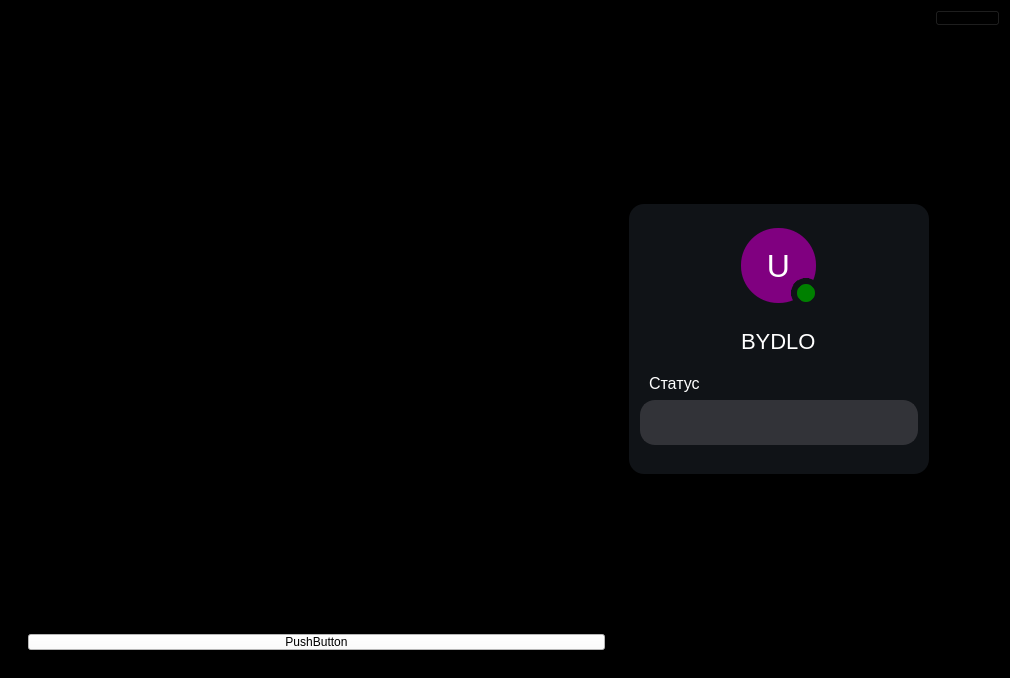
<?xml version="1.0" encoding="UTF-8"?>
<ui version="4.0">
 <class>VoiceParams</class>
 <widget class="QWidget" name="VoiceParams">
  <property name="geometry">
   <rect>
    <x>0</x>
    <y>0</y>
    <width>1010</width>
    <height>678</height>
   </rect>
  </property>
  <property name="sizePolicy">
   <sizepolicy hsizetype="Fixed" vsizetype="Fixed">
    <horstretch>0</horstretch>
    <verstretch>0</verstretch>
   </sizepolicy>
  </property>
  <property name="windowTitle">
   <string>Form</string>
  </property>
  <property name="styleSheet">
   <string notr="true">background-color:black;
padding:0px;
margin:0px;</string>
  </property>
  <layout class="QVBoxLayout" name="verticalLayout_2">
   <property name="spacing">
    <number>0</number>
   </property>
   <property name="leftMargin">
    <number>0</number>
   </property>
   <property name="topMargin">
    <number>0</number>
   </property>
   <property name="rightMargin">
    <number>0</number>
   </property>
   <property name="bottomMargin">
    <number>0</number>
   </property>
   <item>
    <widget class="QScrollArea" name="scrollArea">
     <property name="widgetResizable">
      <bool>true</bool>
     </property>
     <widget class="QWidget" name="scrollAreaWidgetContents_2">
      <property name="geometry">
       <rect>
        <x>0</x>
        <y>0</y>
        <width>1008</width>
        <height>676</height>
       </rect>
      </property>
      <layout class="QVBoxLayout" name="verticalLayout">
       <item>
        <layout class="QHBoxLayout" name="WrapperForProfileInfo" stretch="3,2,1">
         <item>
          <widget class="QFrame" name="NameSatusAvatar">
           <layout class="QVBoxLayout">
            <item alignment="Qt::AlignTop">
             <widget class="QFrame" name="Name">
              <property name="sizePolicy">
               <sizepolicy hsizetype="Preferred" vsizetype="Fixed">
                <horstretch>0</horstretch>
                <verstretch>0</verstretch>
               </sizepolicy>
              </property>
              <layout class="QVBoxLayout" name="verticalLayout_4">
               <item>
                <widget class="QLabel" name="label">
                 <property name="text">
                  <string>TextLabel</string>
                 </property>
                </widget>
               </item>
               <item>
                <widget class="QTextEdit" name="textEdit">
                 <property name="maximumSize">
                  <size>
                   <width>16777215</width>
                   <height>30</height>
                  </size>
                 </property>
                </widget>
               </item>
              </layout>
             </widget>
            </item>
            <item>
             <widget class="QFrame" name="Status">
              <property name="sizePolicy">
               <sizepolicy hsizetype="Preferred" vsizetype="Fixed">
                <horstretch>0</horstretch>
                <verstretch>0</verstretch>
               </sizepolicy>
              </property>
              <layout class="QVBoxLayout" name="verticalLayout_5">
               <item>
                <widget class="QLabel" name="label_2">
                 <property name="text">
                  <string>TextLabel</string>
                 </property>
                </widget>
               </item>
               <item>
                <widget class="QTextEdit" name="textEdit_2">
                 <property name="maximumSize">
                  <size>
                   <width>16777215</width>
                   <height>30</height>
                  </size>
                 </property>
                </widget>
               </item>
              </layout>
             </widget>
            </item>
            <item>
             <widget class="QFrame" name="Avatar">
              <property name="sizePolicy">
               <sizepolicy hsizetype="Preferred" vsizetype="Fixed">
                <horstretch>0</horstretch>
                <verstretch>0</verstretch>
               </sizepolicy>
              </property>
              <layout class="QVBoxLayout" name="verticalLayout_6">
               <item>
                <widget class="QLabel" name="label_3">
                 <property name="text">
                  <string>TextLabel</string>
                 </property>
                </widget>
               </item>
               <item>
                <widget class="QPushButton" name="pushButton_2">
                 <property name="styleSheet">
                  <string notr="true">background-color:white;</string>
                 </property>
                 <property name="text">
                  <string>PushButton</string>
                 </property>
                </widget>
               </item>
              </layout>
             </widget>
            </item>
           </layout>
          </widget>
         </item>
         <item>
          <layout class="QVBoxLayout" name="verticalLayout_3">
           <item>
            <widget class="QFrame" name="WrapperForProfile">
             <property name="sizePolicy">
              <sizepolicy hsizetype="Fixed" vsizetype="Fixed">
               <horstretch>0</horstretch>
               <verstretch>0</verstretch>
              </sizepolicy>
             </property>
             <property name="minimumSize">
              <size>
               <width>250</width>
               <height>270</height>
              </size>
             </property>
             <property name="maximumSize">
              <size>
               <width>300</width>
               <height>270</height>
              </size>
             </property>
             <property name="styleSheet">
              <string notr="true">QFrame {
background-color:rgba(16,19,23,255);
border-radius:15px;
}</string>
             </property>
             <layout class="QVBoxLayout" name="verticalLayout_7">
              <property name="spacing">
               <number>10</number>
              </property>
              <property name="leftMargin">
               <number>11</number>
              </property>
              <property name="rightMargin">
               <number>11</number>
              </property>
              <property name="bottomMargin">
               <number>15</number>
              </property>
              <item>
               <widget class="QFrame" name="LogoField_2">
                <property name="sizePolicy">
                 <sizepolicy hsizetype="Preferred" vsizetype="Fixed">
                  <horstretch>0</horstretch>
                  <verstretch>0</verstretch>
                 </sizepolicy>
                </property>
                <property name="minimumSize">
                 <size>
                  <width>0</width>
                  <height>100</height>
                 </size>
                </property>
                <property name="styleSheet">
                 <string notr="true">QFrame {
 border:none;
}</string>
                </property>
                <layout class="QHBoxLayout" name="horizontalLayout_5">
                 <property name="leftMargin">
                  <number>10</number>
                 </property>
                 <property name="rightMargin">
                  <number>10</number>
                 </property>
                 <item>
                  <widget class="QWidget" name="widget_2" native="true">
                   <property name="minimumSize">
                    <size>
                     <width>0</width>
                     <height>70</height>
                    </size>
                   </property>
                   <property name="maximumSize">
                    <size>
                     <width>75</width>
                     <height>75</height>
                    </size>
                   </property>
                   <property name="styleSheet">
                    <string notr="true">background-color:none;</string>
                   </property>
                   <widget class="QPushButton" name="logo_2">
                    <property name="geometry">
                     <rect>
                      <x>0</x>
                      <y>0</y>
                      <width>75</width>
                      <height>75</height>
                     </rect>
                    </property>
                    <property name="sizePolicy">
                     <sizepolicy hsizetype="Fixed" vsizetype="Fixed">
                      <horstretch>0</horstretch>
                      <verstretch>0</verstretch>
                     </sizepolicy>
                    </property>
                    <property name="minimumSize">
                     <size>
                      <width>75</width>
                      <height>75</height>
                     </size>
                    </property>
                    <property name="maximumSize">
                     <size>
                      <width>60</width>
                      <height>65</height>
                     </size>
                    </property>
                    <property name="styleSheet">
                     <string notr="true">background-color:purple;
width:50px;
height:50px;
border-radius:37%;
color:White;
font-size:32px;
</string>
                    </property>
                    <property name="text">
                     <string>U</string>
                    </property>
                   </widget>
                   <widget class="QPushButton" name="ActivityIndicator_3">
                    <property name="geometry">
                     <rect>
                      <x>50</x>
                      <y>50</y>
                      <width>30</width>
                      <height>30</height>
                     </rect>
                    </property>
                    <property name="sizePolicy">
                     <sizepolicy hsizetype="Fixed" vsizetype="Fixed">
                      <horstretch>0</horstretch>
                      <verstretch>0</verstretch>
                     </sizepolicy>
                    </property>
                    <property name="minimumSize">
                     <size>
                      <width>30</width>
                      <height>30</height>
                     </size>
                    </property>
                    <property name="maximumSize">
                     <size>
                      <width>25</width>
                      <height>25</height>
                     </size>
                    </property>
                    <property name="styleSheet">
                     <string notr="true">background-color:#008000;
border-radius:15px;
color:White;
border:6px solid rgba(16,19,23,255);

</string>
                    </property>
                    <property name="text">
                     <string/>
                    </property>
                   </widget>
                  </widget>
                 </item>
                </layout>
               </widget>
              </item>
              <item>
               <widget class="QFrame" name="LogoStatusNickname_2">
                <property name="sizePolicy">
                 <sizepolicy hsizetype="Preferred" vsizetype="Fixed">
                  <horstretch>0</horstretch>
                  <verstretch>0</verstretch>
                 </sizepolicy>
                </property>
                <property name="styleSheet">
                 <string notr="true">border:none;</string>
                </property>
                <layout class="QVBoxLayout" name="verticalLayout_8">
                 <property name="spacing">
                  <number>20</number>
                 </property>
                 <property name="leftMargin">
                  <number>0</number>
                 </property>
                 <property name="topMargin">
                  <number>0</number>
                 </property>
                 <property name="rightMargin">
                  <number>0</number>
                 </property>
                 <item alignment="Qt::AlignHCenter">
                  <widget class="QLabel" name="NickName_2">
                   <property name="sizePolicy">
                    <sizepolicy hsizetype="Fixed" vsizetype="Fixed">
                     <horstretch>0</horstretch>
                     <verstretch>0</verstretch>
                    </sizepolicy>
                   </property>
                   <property name="styleSheet">
                    <string notr="true">font-size:22px;
color:white;
border:none;</string>
                   </property>
                   <property name="text">
                    <string>BYDLO</string>
                   </property>
                   <property name="wordWrap">
                    <bool>true</bool>
                   </property>
                  </widget>
                 </item>
                 <item>
                  <widget class="QFrame" name="horizontalFrame_2">
                   <property name="sizePolicy">
                    <sizepolicy hsizetype="Expanding" vsizetype="Preferred">
                     <horstretch>0</horstretch>
                     <verstretch>0</verstretch>
                    </sizepolicy>
                   </property>
                   <property name="styleSheet">
                    <string notr="true">border:none;
margin:0px;
padding:0px;</string>
                   </property>
                   <layout class="QHBoxLayout" name="horizontalLayout_3">
                    <property name="leftMargin">
                     <number>0</number>
                    </property>
                    <property name="topMargin">
                     <number>0</number>
                    </property>
                    <property name="rightMargin">
                     <number>0</number>
                    </property>
                    <property name="bottomMargin">
                     <number>0</number>
                    </property>
                    <item>
                     <widget class="QFrame" name="verticalFrame_2">
                      <property name="sizePolicy">
                       <sizepolicy hsizetype="Preferred" vsizetype="Preferred">
                        <horstretch>0</horstretch>
                        <verstretch>0</verstretch>
                       </sizepolicy>
                      </property>
                      <property name="minimumSize">
                       <size>
                        <width>0</width>
                        <height>70</height>
                       </size>
                      </property>
                      <property name="styleSheet">
                       <string notr="true">border:none;</string>
                      </property>
                      <layout class="QVBoxLayout" name="verticalLayout_9">
                       <property name="spacing">
                        <number>7</number>
                       </property>
                       <property name="leftMargin">
                        <number>0</number>
                       </property>
                       <property name="topMargin">
                        <number>0</number>
                       </property>
                       <property name="rightMargin">
                        <number>0</number>
                       </property>
                       <property name="bottomMargin">
                        <number>0</number>
                       </property>
                       <item>
                        <widget class="QLabel" name="label_4">
                         <property name="sizePolicy">
                          <sizepolicy hsizetype="Fixed" vsizetype="Fixed">
                           <horstretch>0</horstretch>
                           <verstretch>0</verstretch>
                          </sizepolicy>
                         </property>
                         <property name="styleSheet">
                          <string notr="true">color:white;
border:none;
font-size:16px;
margin-left:5px;</string>
                         </property>
                         <property name="text">
                          <string>Статус</string>
                         </property>
                        </widget>
                       </item>
                       <item>
                        <widget class="QLineEdit" name="Status_input_2">
                         <property name="sizePolicy">
                          <sizepolicy hsizetype="Preferred" vsizetype="Fixed">
                           <horstretch>0</horstretch>
                           <verstretch>0</verstretch>
                          </sizepolicy>
                         </property>
                         <property name="minimumSize">
                          <size>
                           <width>0</width>
                           <height>45</height>
                          </size>
                         </property>
                         <property name="styleSheet">
                          <string notr="true">QLineEdit {
width:200px;
height:25px;
border: 2px solid #323338;
border-radius: 15px;
background-repeat: no-repeat;
background-position: left;
background-color:#323338;
font-size:16px;
color:#808994;
text-align:left;
padding-left:27px;
}

QLineEdit:hover {
background-color:#656c76;
color:black;
}</string>
                         </property>
                        </widget>
                       </item>
                      </layout>
                     </widget>
                    </item>
                   </layout>
                  </widget>
                 </item>
                </layout>
               </widget>
              </item>
             </layout>
            </widget>
           </item>
          </layout>
         </item>
         <item alignment="Qt::AlignTop">
          <widget class="QPushButton" name="pushButton">
           <property name="sizePolicy">
            <sizepolicy hsizetype="Fixed" vsizetype="Fixed">
             <horstretch>0</horstretch>
             <verstretch>0</verstretch>
            </sizepolicy>
           </property>
           <property name="text">
            <string>PushButton</string>
           </property>
          </widget>
         </item>
        </layout>
       </item>
      </layout>
     </widget>
    </widget>
   </item>
  </layout>
 </widget>
 <resources>
  <include location="../Voice/res-rec.qrc"/>
 </resources>
 <connections/>
</ui>
